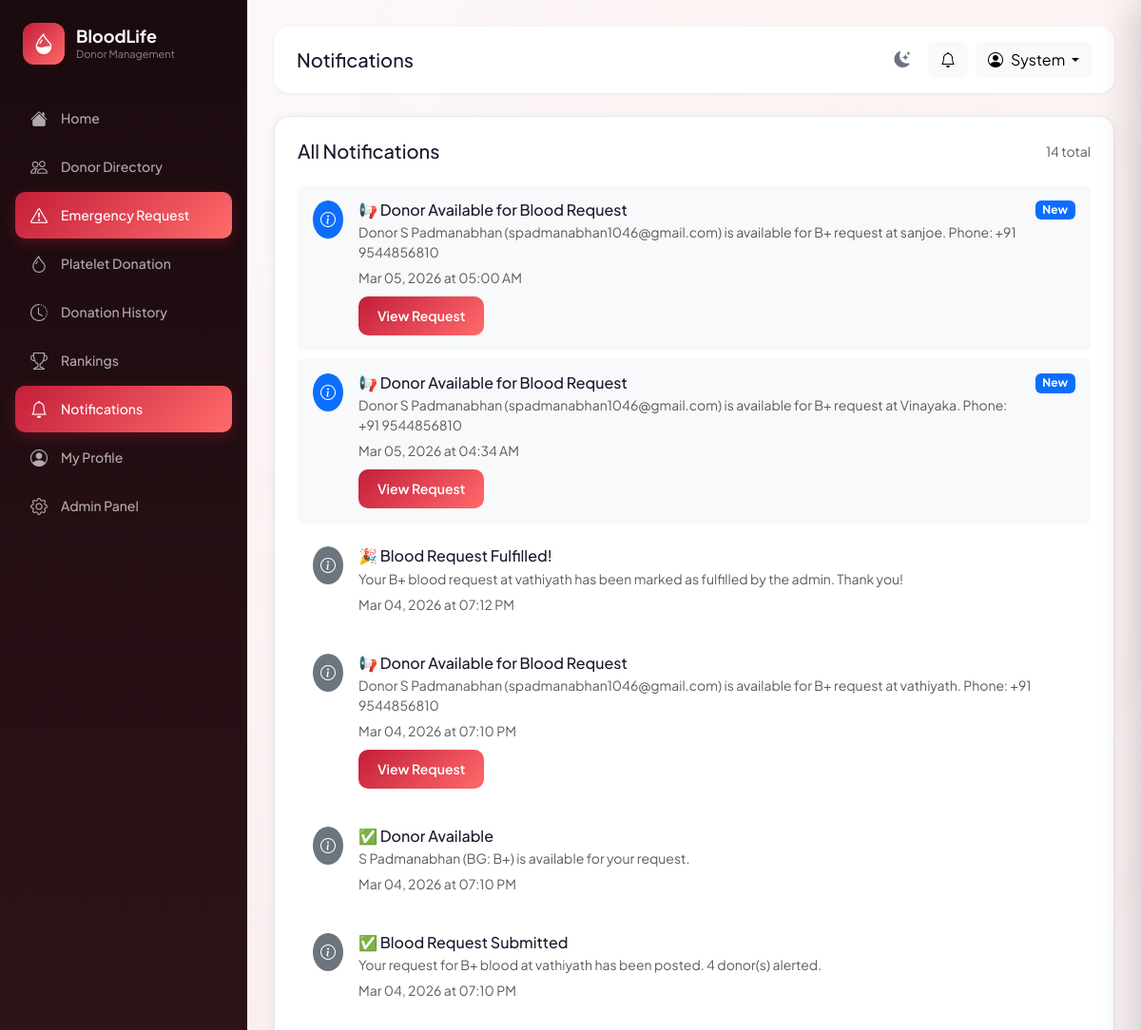
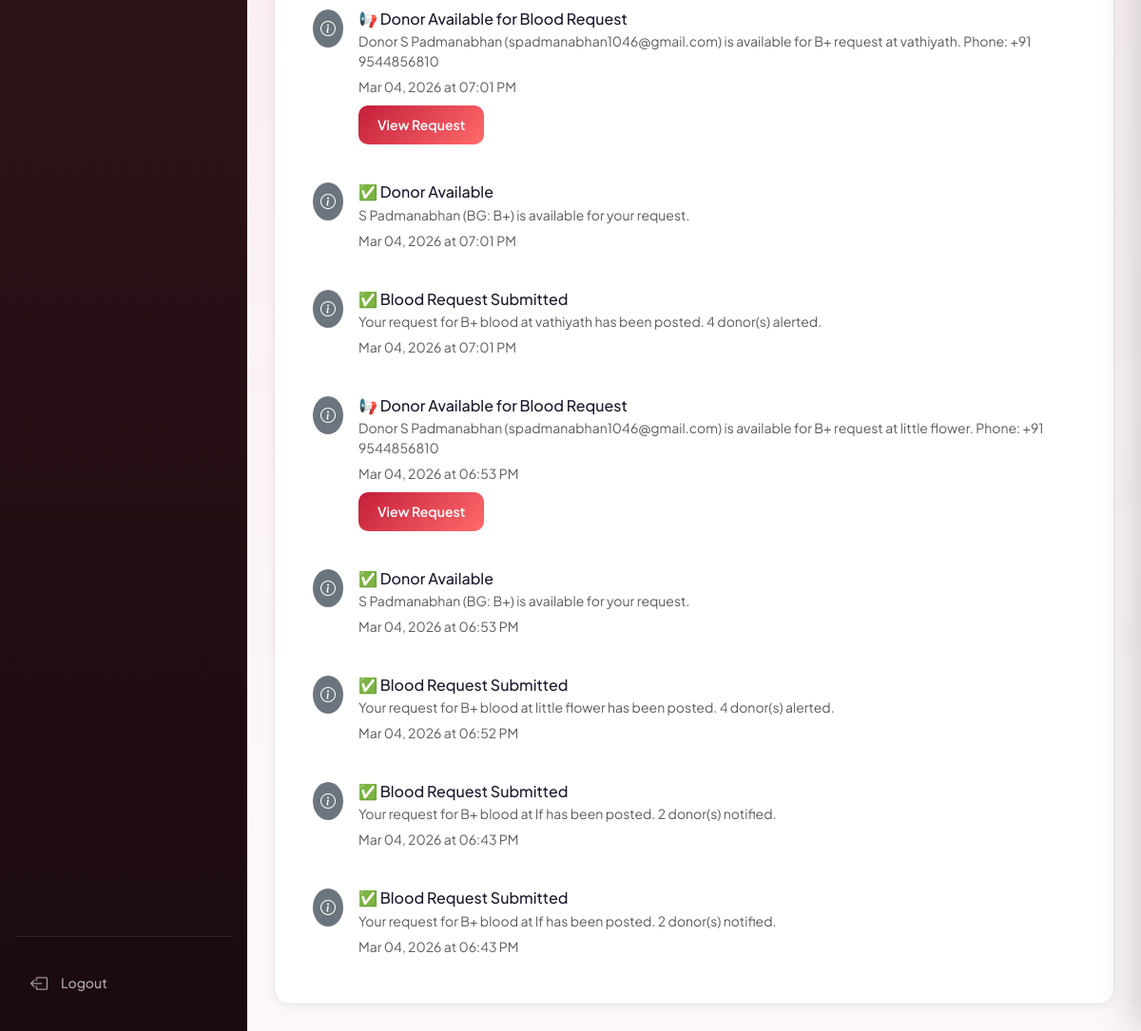
Screenshot of /requests/notifications (signed in) with the database file from the repository (2 pictures, top to bottom).
### app/models.py (models this page shows, shortened)
class User(UserMixin, db.Model):
    __tablename__ = 'users'
    id = db.Column(db.Integer, primary_key=True)
    name = db.Column(db.String(100), nullable=False)
    email = db.Column(db.String(150), unique=True, nullable=False, index=True)
    password_hash = db.Column(db.String(256), nullable=False)
    role = db.Column(db.String(10), default='user')          # 'user' | 'admin'
    is_active = db.Column(db.Boolean, default=True)
    is_blocked = db.Column(db.Boolean, default=False)
    created_at = db.Column(db.DateTime, default=datetime.utcnow)
    last_login = db.Column(db.DateTime)
    profile = db.relationship('DonorProfile', back_populates='user',
                               uselist=False, cascade='all, delete-orphan')
    blood_requests = db.relationship('BloodRequest', back_populates='requester',
                                      foreign_keys='BloodRequest.user_id',
                                      cascade='all, delete-orphan')
    donation_history = db.relationship('DonationHistory', back_populates='donor',
                                        cascade='all, delete-orphan')
    platelet_donations = db.relationship('PlateletDonation', back_populates='donor',
                                          cascade='all, delete-orphan')
    notifications = db.relationship('Notification', back_populates='user',
                                     cascade='all, delete-orphan')
    eligibility_checks = db.relationship('EligibilityCheck', back_populates='user',
                                          cascade='all, delete-orphan')
    @property
    def is_admin(self):
        return self.role == 'admin'

class Notification(db.Model):
    __tablename__ = 'notifications'
    id = db.Column(db.Integer, primary_key=True)
    user_id = db.Column(db.Integer, db.ForeignKey('users.id'), nullable=False)
    title = db.Column(db.String(200), nullable=False)
    message = db.Column(db.Text, nullable=False)
    notif_type = db.Column(db.String(30), default='info')  # 'info' | 'request' | 'reminder' | 'alert'
    related_id = db.Column(db.Integer)                     # optional FK to request/donation
    is_read = db.Column(db.Boolean, default=False)
    created_at = db.Column(db.DateTime, default=datetime.utcnow)
    user = db.relationship('User', back_populates='notifications')

### app/requests_bp/routes.py (the view)
@requests.route('/notifications')
@login_required
def notifications():
    notifs = (Notification.query.filter_by(user_id=current_user.id)
              .order_by(Notification.created_at.desc()).all())
    for n in notifs:
        n.is_read = True
    db.session.commit()
    return render_template('requests/notifications.html', notifications=notifs,
                           unread=0)

### app/templates/requests/notifications.html (shortened to what this page needs)
{% extends "base.html" %}
{% block page_title %}Notifications{% endblock %}
{% block content %}
<div class="card-custom p-4">
    <div class="d-flex justify-content-between align-items-center mb-4">
        <h5 class="mb-0">All Notifications</h5>
        <span class="text-muted small">{{ notifications|length }} total</span>
    </div>
    {% if notifications %}
    {% for n in notifications %}
    <div class="d-flex align-items-start gap-3 p-3 {{ 'bg-light' if not n.is_read }} rounded mb-2">
        <div
            class="rounded-circle p-2 {{ 'bg-primary' if not n.is_read else 'bg-secondary' }} text-white flex-shrink-0">
            <i
                class="bi {{ 'bi-exclamation-triangle' if n.notif_type == 'request' else ('bi-bell' if n.notif_type == 'reminder' else 'bi-info-circle') }}"></i>
        </div>
        <div class="flex-grow-1">
            <h6 class="mb-1">{{ n.title }}</h6>
            <p class="text-muted small mb-1">{{ n.message }}</p>
            <small class="text-muted">{{ n.created_at.strftime('%b %d, %Y at %I:%M %p') }}</small>
            {% if n.notif_type == 'request' and n.related_id %}
            <br><a href="{{ url_for('requests.view_request', req_id=n.related_id) }}"
                class="btn btn-primary-custom btn-sm mt-2">View Request</a>
            {% elif n.notif_type == 'alert' and n.related_id %}
            <div class="mt-2 d-flex gap-2">
                <a href="{{ url_for('requests.view_request', req_id=n.related_id) }}"
                    class="btn btn-primary-custom btn-sm">View Request</a>
            </div>
            {% endif %}
        </div>
        {% if not n.is_read %}<span class="badge bg-primary flex-shrink-0">New</span>{% endif %}
    </div>
    {% endfor %}
    {% else %}
    <div class="text-center py-5">
        <i class="bi bi-bell-slash" style="font-size:60px;color:var(--border);"></i>
        <p class="text-muted mt-3">No notifications yet.</p>
    </div>
    {% endif %}
</div>
{% endblock %}

### app/templates/base.html (shortened to what this page needs)
<!DOCTYPE html>
<html lang="en">
<head>
    <link href="https://cdn.jsdelivr.net/npm/bootstrap@5.3.2/dist/css/bootstrap.min.css" rel="stylesheet">
    <link rel="stylesheet" href="https://cdn.jsdelivr.net/npm/bootstrap-icons@1.11.1/font/bootstrap-icons.css">
    <link rel="stylesheet" href="{{ url_for('static', filename='css/style.css') }}">
</head>
<body data-auth="{{ 'true' if current_user.is_authenticated else 'false' }}" >
    <div class="toast-container position-fixed top-0 end-0 p-3" style="z-index:9999;" id="toastContainer"></div>
    {% if current_user.is_authenticated %}
    <aside class="sidebar" id="sidebar">
        <div class="sidebar-logo">
            <div class="sidebar-logo-icon"><i class="bi bi-droplet-half"></i></div>
            <div>
                <h2>BloodLife</h2>
                <span>Donor Management</span>
            </div>
        </div>
        <nav>
            <ul class="list-unstyled">
                <li class="nav-item">
                    <a class="nav-link-custom {% if request.endpoint == 'main.dashboard' %}active{% endif %}"
                        href="{{ url_for('main.dashboard') }}">
                        <i class="bi bi-house-fill"></i><span>Home</span>
                    </a>
                </li>
                <li class="nav-item">
                    <a class="nav-link-custom {% if request.blueprint == 'donor' and 'directory' in request.endpoint %}active{% endif %}"
                        href="{{ url_for('donor.directory') }}">
                        <i class="bi bi-people"></i><span>Donor Directory</span>
                    </a>
                </li>
                <li class="nav-item">
                    <a class="nav-link-custom {% if request.blueprint == 'requests' %}active{% endif %}"
                        href="{{ url_for('requests.index') }}">
                        <i class="bi bi-exclamation-triangle"></i><span>Emergency Request</span>
                        {% set active_count = active_request_count|default(0) %}
                    </a>
                </li>
                <li class="nav-item">
                    <a class="nav-link-custom {% if 'platelet' in request.endpoint|default('') %}active{% endif %}"
                        href="{{ url_for('donor.platelet') }}">
                        <i class="bi bi-droplet"></i><span>Platelet Donation</span>
                    </a>
                </li>
                <li class="nav-item">
                    <a class="nav-link-custom {% if 'history' in request.endpoint|default('') %}active{% endif %}"
                        href="{{ url_for('donor.history') }}">
                        <i class="bi bi-clock-history"></i><span>Donation History</span>
                    </a>
                </li>
                <li class="nav-item">
                    <a class="nav-link-custom {% if 'rankings' in request.endpoint|default('') %}active{% endif %}"
                        href="{{ url_for('donor.rankings') }}">
                        <i class="bi bi-trophy"></i><span>Rankings</span>
                    </a>
                </li>
                <li class="nav-item position-relative">
                    <a class="nav-link-custom {% if 'notifications' in request.endpoint|default('') %}active{% endif %}"
                        href="{{ url_for('requests.notifications') }}">
                        <i class="bi bi-bell"></i><span>Notifications</span>
                        {% set unread = unread|default(0) %}
                    </a>
                </li>
                <li class="nav-item">
                    <a class="nav-link-custom {% if 'profile' in request.endpoint|default('') %}active{% endif %}"
                        href="{{ url_for('donor.profile') }}">
                        <i class="bi bi-person-circle"></i><span>My Profile</span>
                    </a>
                </li>
                {% if current_user.is_admin %}
                <li class="nav-item">
                    <a class="nav-link-custom {% if request.blueprint == 'admin' %}active{% endif %}"
                        href="{{ url_for('admin.index') }}">
                        <i class="bi bi-gear"></i><span>Admin Panel</span>
                    </a>
                </li>
                {% endif %}
            </ul>
        </nav>
        <div class="mt-auto pt-4" style="border-top: 1px solid rgba(255,255,255,0.1);">
            <a class="nav-link-custom" href="{{ url_for('auth.logout') }}">
                <i class="bi bi-box-arrow-left"></i><span>Logout</span>
            </a>
        </div>
    </aside>
    <main class="main-content" id="mainContent">
        <div class="header mb-4">
            <div class="header-left">
                <div>
                    <h5 class="mb-0">{% block page_title %}Home{% endblock %}</h5>
                </div>
            </div>
            <div class="d-flex align-items-center gap-2">
                <button class="theme-toggle" id="themeToggleBtn" onclick="toggleTheme()" title="Toggle dark/light mode">
                    <i class="bi bi-moon-stars-fill" id="themeIcon"></i>
                </button>
                <button class="btn btn-light position-relative" id="notifBellBtn" onclick="openNotifDrawer()"
                    title="Notifications">
                    <i class="bi bi-bell" id="bellIcon"></i>
                </button>
                <div class="dropdown">
                    <button class="btn btn-light dropdown-toggle" data-bs-toggle="dropdown">
                        <i class="bi bi-person-circle me-2"></i>{{ current_user.name.split()[0] }}
                    </button>
                </div>
            </div>
        </div>
        {% block content %}{% endblock %}
    </main>
    {% endif %}
</body>
</html>

### app/static/css/style.css (style rules this page uses)
:root { --primary: #C41E3A; --primary-dark: #8B0000; --primary-light: #FFE4E9; --accent: #FF6B6B; --bg-main: #FDF8F8; --bg-card: #FFFFFF; --text-primary: #1A1A2E; --text-secondary: #6B7280; --text-muted: #9CA3AF; --border: #E5E7EB; --success: #10B981; --warning: #F59E0B; --danger: #EF4444; --info: #3B82F6; --sidebar-width: 260px; --header-height: 72px; }
* { box-sizing: border-box; transition: background-color .25s ease, border-color .25s ease, color .18s ease; }
*, *::before, *::after { transition-property: background-color, border-color, color; }
body { font-family: 'Plus Jakarta Sans', system-ui, sans-serif; background: var(--bg-main); color: var(--text-primary); margin: 0; padding: 0; overflow-x: hidden; }
.sidebar { position: fixed; left: 0; top: 0; bottom: 0; width: var(--sidebar-width); background: linear-gradient(180deg, #1A0A0E 0%, #2D1318 50%, #1A0A0E 100%); display: flex; flex-direction: column; padding: 24px 16px; z-index: 1000; transition: transform .3s ease; overflow-y: auto; }
.sidebar-logo { display: flex; align-items: center; gap: 12px; margin-bottom: 32px; padding: 0 8px; }
.sidebar-logo-icon { width: 44px; height: 44px; border-radius: 12px; background: linear-gradient(135deg, var(--primary), var(--accent)); display: flex; align-items: center; justify-content: center; font-size: 22px; color: white; flex-shrink: 0; }
.sidebar-logo h2 { color: white; font-size: 18px; font-weight: 700; margin: 0; }
.sidebar-logo span { color: rgba(255, 255, 255, .5); font-size: 11px; display: block; }
.nav-link-custom { display: flex; align-items: center; gap: 14px; color: rgba(255, 255, 255, .65); padding: 11px 16px; border-radius: 10px; margin-bottom: 2px; text-decoration: none; font-size: 14px; font-weight: 500; transition: all .2s; }
.nav-link-custom.active { color: white; background: linear-gradient(135deg, var(--primary), var(--accent)); box-shadow: 0 4px 15px rgba(196, 30, 58, .3); }
.nav-link-custom i { font-size: 18px; }
.main-content { margin-left: var(--sidebar-width); padding: 28px; min-height: 100vh; transition: margin .3s ease; }
.header { display: flex; align-items: center; justify-content: space-between; background: white; padding: 16px 24px; border-radius: 16px; box-shadow: 0 1px 4px rgba(0, 0, 0, .06); }
.header-left { display: flex; align-items: center; gap: 16px; }
.card-custom { background: var(--bg-card); border-radius: 16px; box-shadow: 0 2px 12px rgba(0, 0, 0, .06); border: 1px solid var(--border); transition: box-shadow .2s, transform .2s; }
.btn-primary-custom { background: linear-gradient(135deg, var(--primary), var(--accent)); color: white; border: none; border-radius: 10px; padding: 10px 20px; font-weight: 600; transition: all .2s; cursor: pointer; }
.theme-toggle { width: 38px; height: 38px; border: none; border-radius: 10px; background: rgba(255, 255, 255, .08); color: var(--text-secondary); display: flex; align-items: center; justify-content: center; cursor: pointer; font-size: 17px; transition: background .2s, color .2s, transform .2s !important; flex-shrink: 0; }

### rows the page displays
User: name "System"
Notification: title "📢 Donor Available for Blood Request", message "Donor S Padmanabhan (spadmanabhan1046@gmail.com) is available for B+ request at sanjoe. Phone: +91 9544856810", created_at "Mar 05, 2026 at 05:00 AM", is_read "New"
Notification: title "📢 Donor Available for Blood Request", message "Donor S Padmanabhan (spadmanabhan1046@gmail.com) is available for B+ request at Vinayaka. Phone: +91 9544856810", created_at "Mar 05, 2026 at 04:34 AM", is_read "New"
Notification: title "🎉 Blood Request Fulfilled!", message "Your B+ blood request at vathiyath has been marked as fulfilled by the admin. Thank you!", created_at "Mar 04, 2026 at 07:12 PM"
Notification: title "📢 Donor Available for Blood Request", message "Donor S Padmanabhan (spadmanabhan1046@gmail.com) is available for B+ request at vathiyath. Phone: +91 9544856810", created_at "Mar 04, 2026 at 07:10 PM"
Notification: title "✅ Donor Available", message "S Padmanabhan (BG: B+) is available for your request.", created_at "Mar 04, 2026 at 07:10 PM"
Notification: title "✅ Blood Request Submitted", message "Your request for B+ blood at vathiyath has been posted. 4 donor(s) alerted.", created_at "Mar 04, 2026 at 07:10 PM"
Notification: title "📢 Donor Available for Blood Request", message "Donor S Padmanabhan (spadmanabhan1046@gmail.com) is available for B+ request at vathiyath. Phone: +91 9544856810", created_at "Mar 04, 2026 at 07:01 PM"
Notification: title "✅ Donor Available", message "S Padmanabhan (BG: B+) is available for your request.", created_at "Mar 04, 2026 at 07:01 PM"
Notification: title "✅ Blood Request Submitted", message "Your request for B+ blood at vathiyath has been posted. 4 donor(s) alerted.", created_at "Mar 04, 2026 at 07:01 PM"
Notification: title "📢 Donor Available for Blood Request", message "Donor S Padmanabhan (spadmanabhan1046@gmail.com) is available for B+ request at little flower. Phone: +91 9544856810", created_at "Mar 04, 2026 at 06:53 PM"
Notification: title "✅ Donor Available", message "S Padmanabhan (BG: B+) is available for your request.", created_at "Mar 04, 2026 at 06:53 PM"
Notification: title "✅ Blood Request Submitted", message "Your request for B+ blood at little flower has been posted. 4 donor(s) alerted.", created_at "Mar 04, 2026 at 06:52 PM"
Notification: title "✅ Blood Request Submitted", message "Your request for B+ blood at lf has been posted. 2 donor(s) notified.", created_at "Mar 04, 2026 at 06:43 PM"
Notification: title "✅ Blood Request Submitted", message "Your request for B+ blood at lf has been posted. 2 donor(s) notified.", created_at "Mar 04, 2026 at 06:43 PM"

### other values shown
{{ notifications|length }} "14"
